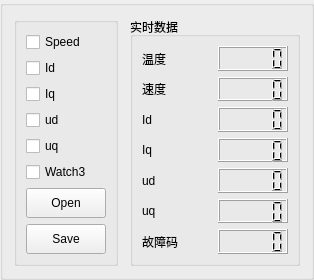
    <widget class="QGroupBox" name="groupBox_15">
     <property name="sizePolicy">
      <sizepolicy hsizetype="Expanding" vsizetype="Expanding">
       <horstretch>0</horstretch>
       <verstretch>0</verstretch>
      </sizepolicy>
     </property>
     <property name="minimumSize">
      <size>
       <width>0</width>
       <height>150</height>
      </size>
     </property>
     <property name="maximumSize">
      <size>
       <width>16777215</width>
       <height>88888</height>
      </size>
     </property>
     <property name="title">
      <string/>
     </property>
     <property name="alignment">
      <set>Qt::AlignLeading|Qt::AlignLeft|Qt::AlignVCenter</set>
     </property>
     <layout class="QGridLayout" name="gridLayout_10">
      <item row="0" column="0">
       <widget class="QGroupBox" name="groupBox_5">
        <property name="title">
         <string/>
        </property>
        <layout class="QVBoxLayout" name="verticalLayout">
         <item>
          <widget class="QCheckBox" name="checkBox_speed_2">
           <property name="text">
            <string>Speed</string>
           </property>
          </widget>
         </item>
         <item>
          <widget class="QCheckBox" name="checkBox_id_2">
           <property name="text">
            <string>Id</string>
           </property>
          </widget>
         </item>
         <item>
          <widget class="QCheckBox" name="checkBox_iq_2">
           <property name="text">
            <string>Iq</string>
           </property>
          </widget>
         </item>
         <item>
          <widget class="QCheckBox" name="checkBox_reserve1_2">
           <property name="text">
            <string>ud</string>
           </property>
          </widget>
         </item>
         <item>
          <widget class="QCheckBox" name="checkBox_reserve2_2">
           <property name="text">
            <string>uq</string>
           </property>
          </widget>
         </item>
         <item>
          <widget class="QCheckBox" name="checkBox_reserve3_2">
           <property name="text">
            <string>Watch3</string>
           </property>
          </widget>
         </item>
         <item>
          <widget class="QPushButton" name="openExcelBtn">
           <property name="minimumSize">
            <size>
             <width>80</width>
             <height>30</height>
            </size>
           </property>
           <property name="maximumSize">
            <size>
             <width>16777215</width>
             <height>30</height>
            </size>
           </property>
           <property name="text">
            <string>Open</string>
           </property>
          </widget>
         </item>
         <item>
          <widget class="QPushButton" name="SaveBtn">
           <property name="minimumSize">
            <size>
             <width>80</width>
             <height>30</height>
            </size>
           </property>
           <property name="maximumSize">
            <size>
             <width>16777215</width>
             <height>30</height>
            </size>
           </property>
           <property name="text">
            <string>Save</string>
           </property>
          </widget>
         </item>
        </layout>
       </widget>
      </item>
      <item row="0" column="1">
       <widget class="QCustomPlot" name="customPlot" native="true">
        <property name="sizePolicy">
         <sizepolicy hsizetype="Expanding" vsizetype="Expanding">
          <horstretch>0</horstretch>
          <verstretch>0</verstretch>
         </sizepolicy>
        </property>
        <property name="minimumSize">
         <size>
          <width>0</width>
          <height>100</height>
         </size>
        </property>
       </widget>
      </item>
      <item row="0" column="2">
       <widget class="QGroupBox" name="groupBox_6">
        <property name="minimumSize">
         <size>
          <width>170</width>
          <height>0</height>
         </size>
        </property>
        <property name="maximumSize">
         <size>
          <width>171</width>
          <height>16777215</height>
         </size>
        </property>
        <property name="title">
         <string>实时数据</string>
        </property>
        <layout class="QGridLayout" name="gridLayout_4">
         <item row="0" column="0">
          <widget class="QLabel" name="label_4">
           <property name="text">
            <string>温度</string>
           </property>
          </widget>
         </item>
         <item row="0" column="1">
          <widget class="QLCDNumber" name="lcdNumber_T"/>
         </item>
         <item row="1" column="0">
          <widget class="QLabel" name="label_5">
           <property name="text">
            <string>速度</string>
           </property>
          </widget>
         </item>
         <item row="1" column="1">
          <widget class="QLCDNumber" name="lcdNumber_S"/>
         </item>
         <item row="2" column="0">
          <widget class="QLabel" name="label_6">
           <property name="text">
            <string>Id</string>
           </property>
          </widget>
         </item>
         <item row="2" column="1">
          <widget class="QLCDNumber" name="lcdNumber_Id"/>
         </item>
         <item row="3" column="0">
          <widget class="QLabel" name="label_7">
           <property name="text">
            <string>Iq</string>
           </property>
          </widget>
         </item>
         <item row="3" column="1">
          <widget class="QLCDNumber" name="lcdNumber_Iq"/>
         </item>
         <item row="4" column="0">
          <widget class="QLabel" name="label_8">
           <property name="text">
            <string>ud</string>
           </property>
          </widget>
         </item>
         <item row="4" column="1">
          <widget class="QLCDNumber" name="lcdNumber_1"/>
         </item>
         <item row="5" column="0">
          <widget class="QLabel" name="label_9">
           <property name="text">
            <string>uq</string>
           </property>
          </widget>
         </item>
         <item row="5" column="1">
          <widget class="QLCDNumber" name="lcdNumber_2"/>
         </item>
         <item row="6" column="0">
          <widget class="QLabel" name="label_10">
           <property name="text">
            <string>故障码</string>
           </property>
          </widget>
         </item>
         <item row="6" column="1">
          <widget class="QLCDNumber" name="lcdNumber_err"/>
         </item>
        </layout>
       </widget>
      </item>
     </layout>
    </widget>
